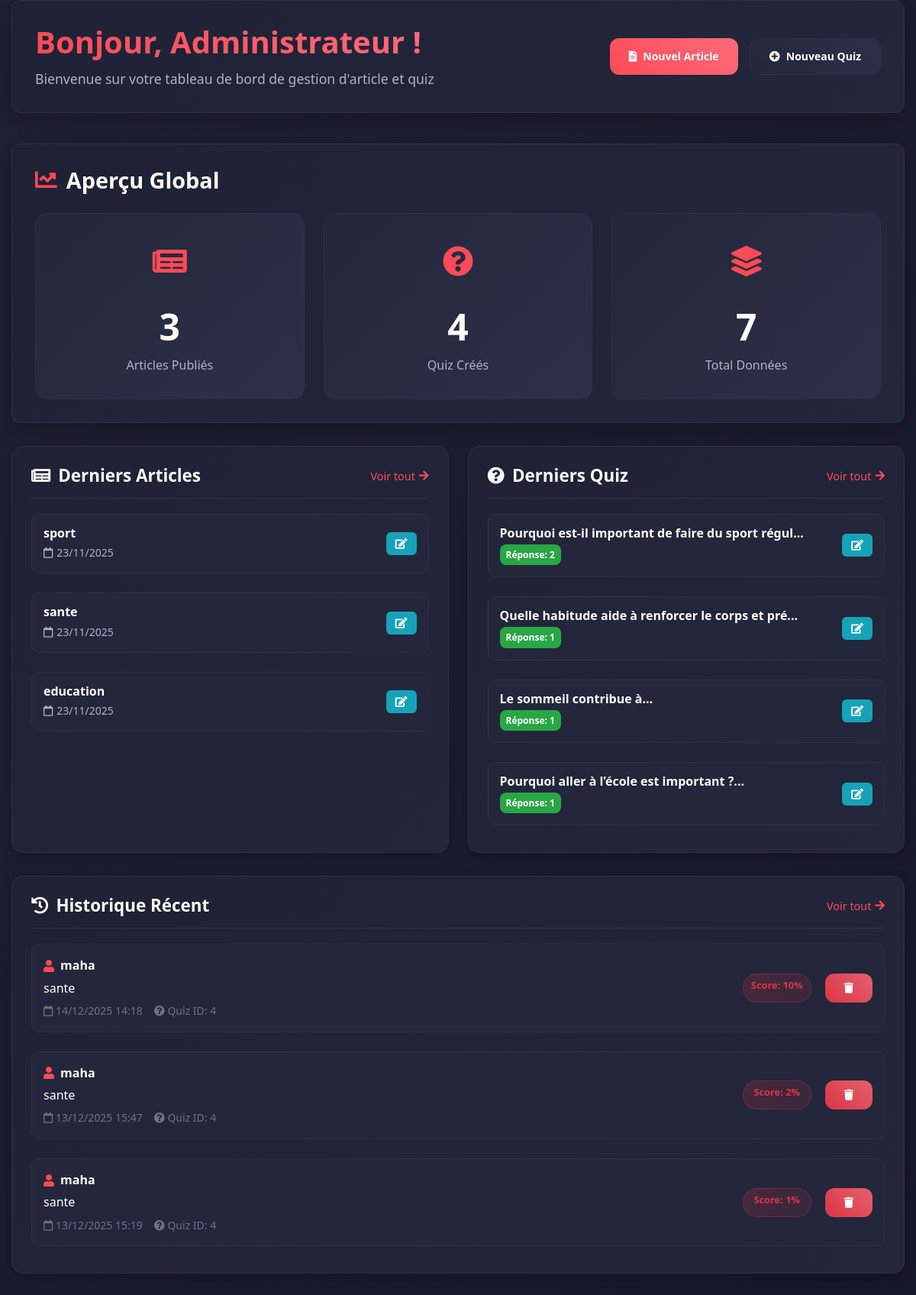
Screenshot of /view/backoffice/quiz/index.php with the database file from the repository.
### tables this page shows
CREATE TABLE `article` (
  `id_article` int(11) NOT NULL,
  `titre` varchar(255) NOT NULL,
  `contenu` text NOT NULL,
  `date_publication` date NOT NULL
);

CREATE TABLE `quiz` (
  `id_quiz` int(11) NOT NULL,
  `question` text NOT NULL,
  `reponse1` varchar(255) NOT NULL,
  `reponse2` varchar(255) NOT NULL,
  `reponse3` varchar(255) NOT NULL,
  `bonne_reponse` varchar(10) NOT NULL,
  `id_article` int(11) NOT NULL
);

CREATE TABLE `historique` (
  `id_historique` int(11) NOT NULL,
  `id_util` int(11) NOT NULL,
  `id_quiz` int(11) NOT NULL,
  `date_tentative` datetime DEFAULT current_timestamp(),
  `score` int(11) DEFAULT 0
);

CREATE TABLE `utilisateur` (
  `id_util` int(11) NOT NULL,
  `prenom` varchar(100) NOT NULL,
  `nom` varchar(100) NOT NULL,
  `dt_naiss` date DEFAULT NULL,
  `mail` varchar(255) NOT NULL,
  `num` int(11) DEFAULT NULL,
  `mdp` varchar(255) NOT NULL,
  `typee` enum('admin','user') DEFAULT 'user',
  `q1` varchar(255) DEFAULT NULL,
  `rp1` varchar(255) DEFAULT NULL,
  `q2` varchar(255) DEFAULT NULL,
  `rp2` varchar(255) DEFAULT NULL,
  `gamer_tag` varchar(100) DEFAULT NULL,
  `created_at` timestamp NOT NULL DEFAULT current_timestamp(),
  `updated_at` timestamp NOT NULL DEFAULT current_timestamp() ON UPDATE current_timestamp(),
  `img` varchar(255) DEFAULT NULL,
  `auth` varchar(200) NOT NULL,
  `face` text NOT NULL
);

### controller/QuizController.php (called while the page is built, shortened)
<?php
class QuizController {
    public function listQuiz() {
        $sql = "SELECT * FROM quiz";
        $db = config::getConnexion();
        try {
            $list = $db->query($sql);
            return $list;
        } catch (Exception $e) {
            die('Error:' . $e->getMessage());
        }
    }
    public function listArticle() {
        $sql = "SELECT * FROM article";
        $db = config::getConnexion();
        try {
            $list = $db->query($sql);
            return $list;
        } catch (Exception $e) {
            die('Error:' . $e->getMessage());
        }
    }
    public function getArticlesCount() {
        return $this->getTableCount('article');
    }
    public function getQuizCount() {
        return $this->getTableCount('quiz');
    }
    private function getTableCount($tableName) {
        try {
            $db = config::getConnexion();
            $allowedTables = ['article', 'quiz'];
            if (!in_array($tableName, $allowedTables)) {
                throw new Exception("Table non autorisée: " . $tableName);
            }
            $stmt = $db->query("SELECT COUNT(*) as total FROM " . $tableName);
            $result = $stmt->fetch();
            return $result['total'] ?? 0;
        } catch (Exception $e) {
            return 0;
        }
    }
public function getHistoriqueCount() {
    return $this->getTableCount('historique');
}
public function getAllHistorique() {
    try {
        $db = config::getConnexion();
        $sql = "SELECT h.*, a.titre as article_titre, u.prenom as username
                FROM historique h
                LEFT JOIN article a ON h.id_quiz = a.id_article
                LEFT JOIN utilisateur u ON h.id_util = u.id_util
                ORDER BY h.date_tentative DESC";
        $query = $db->prepare($sql);
        $query->execute();
        $result = $query->fetchAll();
        return $result;
    } catch (Exception $e) {
        error_log('Error getting historique: ' . $e->getMessage());
        try {
            $db = config::getConnexion();
            $sql = "SELECT * FROM historique ORDER BY date_tentative DESC";
            $query = $db->prepare($sql);
            $query->execute();
            return $query->fetchAll();
        } catch (Exception $e2) {
            error_log('Error historique fallback: ' . $e2->getMessage());
            return [];
        }
    }
}
}
?>

### view/backoffice/quiz/index.php (the view, shortened to what this page needs)
<?php
include_once __DIR__ . '/../../../Controller/QuizController.php';
$quizController = new QuizController();
$count_articles = $quizController->getArticlesCount();
$count_quiz = $quizController->getQuizCount();
$count_historique = $quizController->getHistoriqueCount();
$articlesResult = $quizController->listArticle();
$articles = [];
if ($articlesResult) {
    $articles = array_slice($articlesResult->fetchAll(), 0, 5);
}
$quizResult = $quizController->listQuiz();
$quizs = [];
if ($quizResult) {
    $quizs = array_slice($quizResult->fetchAll(), 0, 5);
}
$historique = $quizController->getAllHistorique();
$recent_historique = array_slice($historique, 0, 5);
?>
<!DOCTYPE html>
<html lang="fr">
<head>
    <link rel="stylesheet" href="../assets/css/bootstrap.min.css" />
    <link rel="stylesheet" href="../assets/css/all.css" />
    <link rel="stylesheet" href="../assets/css/indexx.css">
</head>
<body>
        <div class="container">
            <header class="dashboard-header">
                <div class="welcome-section">
                    <h1>Bonjour, Administrateur !</h1>
                    <p class="welcome-text">Bienvenue sur votre tableau de bord de gestion d'article et quiz</p>
                </div>
                <div class="header-actions">
                    <button class="btn-action btn-primary" onclick="location.href='addarticle.php'">
                        <i class="fas fa-file-alt"></i> Nouvel Article
                    </button>
                    <button class="btn-action btn-secondary" onclick="location.href='addquiz.php'">
                        <i class="fas fa-plus-circle"></i> Nouveau Quiz
                    </button>
                </div>
            </header>
            <section class="stats-section">
                <h2 class="section-title">
                    <i class="fas fa-chart-line"></i> Aperçu Global
                </h2>
                <div class="stats-grid">
                    <div class="stat-card">
                        <div class="stat-icon">
                            <i class="fas fa-newspaper"></i>
                        </div>
                        <div class="stat-info">
                            <h3><?php echo $count_articles; ?></h3>
                            <p>Articles Publiés</p>
                        </div>
                    </div>
                    <div class="stat-card">
                        <div class="stat-icon">
                            <i class="fas fa-question-circle"></i>
                        </div>
                        <div class="stat-info">
                            <h3><?php echo $count_quiz; ?></h3>
                            <p>Quiz Créés</p>
                        </div>
                    </div>
                    <div class="stat-card">
                        <div class="stat-icon">
                            <i class="fas fa-layer-group"></i>
                        </div>
                        <div class="stat-info">
                            <h3><?php echo ($count_articles + $count_quiz + $count_historique); ?></h3>
                            <p>Total Données</p>
                        </div>
                    </div>
                </div>
            </section>
            <div class="content-grid">
                <section class="content-section">
                    <div class="section-header">
                        <h2>
                            <i class="fas fa-newspaper"></i> Derniers Articles
                        </h2>
                        <a href="listeArticle.php" class="view-all">
                            Voir tout <i class="fas fa-arrow-right"></i>
                        </a>
                    </div>
                    <div class="content-list">
                        <?php if (!empty($articles)): ?>
                            <?php foreach($articles as $article): ?>
                                <div class="content-item">
                                    <div class="item-info">
                                        <h4><?php echo $article['titre']; ?></h4>
                                        <p class="item-date">
                                            <i class="far fa-calendar"></i>
                                            <?php echo date('d/m/Y', strtotime($article['date_publication'])); ?>
                                        </p>
                                    </div>
                                    <div class="item-actions">
                                        <a href="updateArticle.php?id=<?php echo $article['id_article']; ?>" class="btn-action btn-edit">
                                            <i class="fas fa-edit"></i>
                                        </a>
                                    </div>
                                </div>
                            <?php endforeach; ?>
                        <?php endif; ?>
                    </div>
                </section>
                <section class="content-section">
                    <div class="section-header">
                        <h2>
                            <i class="fas fa-question-circle"></i> Derniers Quiz
                        </h2>
                        <a href="listeQuiz.php" class="view-all">
                            Voir tout <i class="fas fa-arrow-right"></i>
                        </a>
                    </div>
                    <div class="content-list">
                        <?php if (!empty($quizs)): ?>
                            <?php foreach($quizs as $quiz): ?>
                                <div class="content-item">
                                    <div class="item-info">
                                        <h4><?php echo substr($quiz['question'], 0, 50) . '...'; ?></h4>
                                        <p class="item-meta">
                                            <span class="correct-badge">
                                                Réponse: <?php echo $quiz['bonne_reponse']; ?>
                                            </span>
                                        </p>
                                    </div>
                                    <div class="item-actions">
                                        <a href="updateQuiz.php?id=<?php echo $quiz['id_quiz']; ?>" class="btn-action btn-edit">
                                            <i class="fas fa-edit"></i>
                                        </a>
                                    </div>
                                </div>
                            <?php endforeach; ?>
                        <?php endif; ?>
                    </div>
                </section>
            </div>
            <section class="content-section" style="margin-bottom: 30px;">
                <div class="section-header">
                    <h2>
                        <i class="fas fa-history"></i> Historique Récent
                    </h2>
                    <a href="listeHistorique.php" class="view-all">
                        Voir tout <i class="fas fa-arrow-right"></i>
                    </a>
                </div>
                <div class="content-list">
                    <?php if (!empty($recent_historique)): ?>
                        <?php foreach($recent_historique as $historique): ?>
                            <div class="historique-item">
                                <div class="historique-info">
                                    <div class="user-info">
                                        <i class="fas fa-user"></i>
                                        <strong><?php echo $historique['username'] ?? 'Utilisateur'; ?></strong>
                                    </div>
                                    <h4><?php echo $historique['article_titre'] ?? 'Quiz'; ?></h4>
                                    <div class="historique-meta">
                                        <span>
                                            <i class="far fa-calendar"></i>
                                            <?php echo date('d/m/Y H:i', strtotime($historique['date_tentative'])); ?>
                                        </span>
                                        <span>
                                            <i class="fas fa-question-circle"></i>
                                            Quiz ID: <?php echo $historique['id_quiz']; ?>
                                        </span>
                                    </div>
                                </div>
                                <div class="item-actions">
                                    <?php
                                    $score = $historique['score'];
                                    $scoreClass = 'score-high';
                                    if ($score < 50) {
                                        $scoreClass = 'score-low';
                                    } elseif ($score < 80) {
                                        $scoreClass = 'score-medium';
                                    }
                                    ?>
                                    <span class="score-badge <?php echo $scoreClass; ?>">
                                        Score: <?php echo $score; ?>%
                                    </span>
                                    <button class="btn-action btn-danger"
                                            onclick="deleteHistorique(<?php echo $historique['id_historique']; ?>)">
                                        <i class="fas fa-trash"></i>
                                    </button>
                                </div>
                            </div>
                        <?php endforeach; ?>
                    <?php endif; ?>
                </div>
            </section>
        </div>
</body>
</html>

### view/backoffice/assets/css/all.css (style rules this page uses)
.fa, .fas, .far, .fal, .fab { -moz-osx-font-smoothing: grayscale; -webkit-font-smoothing: antialiased; display: inline-block; font-style: normal; font-variant: normal; text-rendering: auto; line-height: 1; }
.fa-arrow-right:before { content: "\f061"; }
.fa-calendar:before { content: "\f133"; }
.fa-chart-line:before { content: "\f201"; }
.fa-edit:before { content: "\f044"; }
.fa-file-alt:before { content: "\f15c"; }
.fa-history:before { content: "\f1da"; }
.fa-layer-group:before { content: "\f5fd"; }
.fa-newspaper:before { content: "\f1ea"; }
.fa-plus-circle:before { content: "\f055"; }
.fa-question-circle:before { content: "\f059"; }
.fa-trash:before { content: "\f1f8"; }
.fa-user:before { content: "\f007"; }
.far { font-family: 'Font Awesome 5 Free'; font-weight: 400; }
.fa, .fas { font-family: 'Font Awesome 5 Free'; font-weight: 900; }

### view/backoffice/quiz/index.php (style rules this page uses)
.historique-item { display: flex; justify-content: space-between; align-items: center; padding: 15px; background: var(--accent-color); border-radius: 10px; border: 1px solid var(--border-color); margin-bottom: 10px; transition: var(--transition); }
.historique-info h4 { margin: 0 0 8px 0; color: var(--text-color); font-size: 1rem; }
.historique-meta { display: flex; gap: 15px; font-size: 0.875rem; color: var(--gray-color); }
.score-badge { padding: 4px 10px; border-radius: 20px; font-weight: 600; font-size: 0.8rem; }
.score-low { background: linear-gradient(135deg, rgba(220, 53, 69, 0.2), rgba(220, 53, 69, 0.1)); color: var(--danger-color); border: 1px solid rgba(220, 53, 69, 0.3); }
.user-info { display: flex; align-items: center; gap: 8px; margin-bottom: 5px; }
.user-info i { color: var(--primary-color); }

### rows the page displays
article: titre "sport", date_publication "23/11/2025"
article: titre "sante", date_publication "23/11/2025"
article: titre "education", date_publication "23/11/2025"
quiz: question "Pourquoi est-il important de faire du sport régul", bonne_reponse "2"
quiz: question "Quelle habitude aide à renforcer le corps et pré", bonne_reponse "1"
quiz: question "Le sommeil contribue à", bonne_reponse "1"
quiz: question "Pourquoi aller à l’école est important ?", bonne_reponse "1"
historique: id_util.prenom "maha", article.titre "sante", date_tentative "14/12/2025 14:18", id_quiz "4", score "10"
historique: id_util.prenom "maha", article.titre "sante", date_tentative "13/12/2025 15:47", id_quiz "4", score "2"
historique: id_util.prenom "maha", article.titre "sante", date_tentative "13/12/2025 15:19", id_quiz "4", score "1"

### other values shown
$count_articles "3"
$count_quiz "4"
$count_articles + $count_quiz + $count_historique "7"
